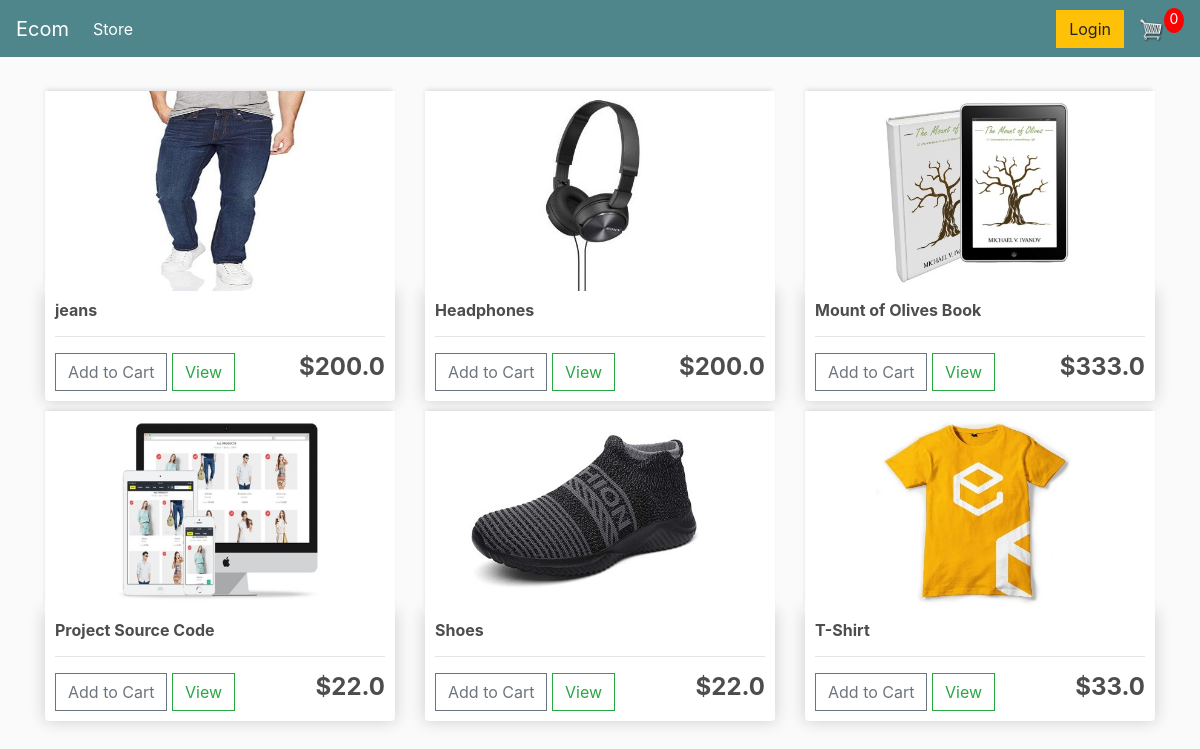
The page / on the database its author committed.
### store/models.py (models this page shows, shortened)
class Product(models.Model):
	name = models.CharField(max_length=200)
	price = models.FloatField()
	digital = models.BooleanField(default=False,null=True, blank=True)
	image = models.ImageField(null=True, blank=True)
	@property
	def imageURL(self):
		try:
			url = self.image.url
		except:
			url = ''
		return url

### store/views.py (the view)
# urls.py: path('', include('store.urls')),
def store(request):
	data = cartData(request)
	cartItems = data['cartItems']
	order = data['order']
	items = data['items']
	products = Product.objects.all()
	context = {'products':products, 'cartItems':cartItems}
	return render(request, 'store/store.html', context)

### store/utils.py (called while the page is built, shortened)
def cookieCart(request):
	try:
		cart = json.loads(request.COOKIES['cart'])
	except:
		cart = {}
		print('CART:', cart)
	items = []
	order = {'get_cart_total':0, 'get_cart_items':0, 'shipping':False}
	cartItems = order['get_cart_items']
	return {'cartItems':cartItems ,'order':order, 'items':items}

def cartData(request):
	if request.user.is_authenticated:
		customer = request.user.customer
		order, created = Order.objects.get_or_create(customer=customer, complete=False)
		items = order.orderitem_set.all()
		cartItems = order.get_cart_items
	else:
		cookieData = cookieCart(request)
		cartItems = cookieData['cartItems']
		order = cookieData['order']
		items = cookieData['items']
	return {'cartItems':cartItems ,'order':order, 'items':items}

### store/templates/store/store.html
{% extends 'store/main.html' %}
{% load static %}
{% block content %}
	<div class="row">
		{% for product in products %}
		<div class="col-lg-4">
			<img class="thumbnail" src="{{product.imageURL}}">
			<div class="box-element product">
				<h6><strong>{{product.name}}</strong></h6>
				<hr>
				<div style="display: flex; gap:1em; justify-content: space-between;">
					<div>
						<button data-product="{{product.id}}" data-action="add" class="btn btn-outline-secondary add-btn update-cart">Add to Cart</button>
						<a class="btn btn-outline-success" href="#">View</a>
					</div>
					<h4><strong>${{product.price}}</strong></h4>
				</div>
			</div>
		</div>
		{% endfor %}
	</div>
{% endblock content %}

### store/templates/store/main.html (shortened to what this page needs)
<!DOCTYPE html>
{% load static %}
<html>
<head>
	<link rel="stylesheet" href="https://stackpath.bootstrapcdn.com/bootstrap/4.4.1/css/bootstrap.min.css">
	<link rel="stylesheet" type="text/css" href="{% static 'css/main.css' %}">
</head>
<body>
	<nav class="navbar navbar-expand-lg navbar-dark bg-dark">
	  <a class="navbar-brand" href="{% url 'store' %}">Ecom</a>
	  <div class="collapse navbar-collapse" id="navbarSupportedContent">
	    <ul class="navbar-nav mr-auto">
	      <li class="nav-item active">
	        <a class="nav-link" href="{% url 'store' %}">Store <span class="sr-only">(current)</span></a>
	      </li>
	    </ul>
	    <div class="form-inline my-2 my-lg-0">
	     	<a href="#"class="btn btn-warning">Login</a>
	     	<a href="{% url 'cart' %}">
	    		<img  id="cart-icon" src="{% static 'images/cart.png' %}">
	    	</a>
	    	<p id="cart-total">{{cartItems}}</p>
	    </div>
	  </div>
	</nav>
     <div class="container">
            <br>
            {% block content %}
            {% endblock content %}
         </div>
</body>
</html>

### static/css/main.css (style rules this page uses)
body { background-color: hsl(0, 0%, 98%); }
h1,h2,h3,h4,h5,h6 { color:hsl(0, 0%, 30%); }
.box-element { box-shadow:hsl(0, 0%, 80%) 0 0 16px; background-color: #fff; border-radius: 4px; padding: 10px; }
.thumbnail { width: 100%; height: 200px; -webkit-box-shadow: -1px -3px 5px -2px rgba(214,214,214,1); -moz-box-shadow: -1px -3px 5px -2px rgba(214,214,214,1); box-shadow: -1px -3px 5px -2px rgba(214,214,214,1); }
.product { border-radius: 0 0 4px 4px; }
.bg-dark { background-color: #4f868c!important; }
#cart-icon { width:25px; display: inline-block; margin-left: 15px; }
#cart-total { display: block; text-align: center; color:#fff; background-color: red; width: 20px; height: 25px; border-radius: 50%; font-size: 14px; }
.col-lg-4, .col-lg-6, .col-lg-8, .col-lg-12 { margin-top: 10px; }
.btn { border-radius: 0; }

### rows shown on the page
Product: imageURL (picture), name "jeans", price "200.0"
Product: imageURL (picture), name "Headphones", price "200.0"
Product: imageURL (picture), name "Mount of Olives Book", price "333.0"
Product: imageURL (picture), name "Project Source Code", price "22.0"
Product: imageURL (picture), name "Shoes", price "22.0"
Product: imageURL (picture), name "T-Shirt", price "33.0"

### other values the page prints
{{ cartItems }} "0"
